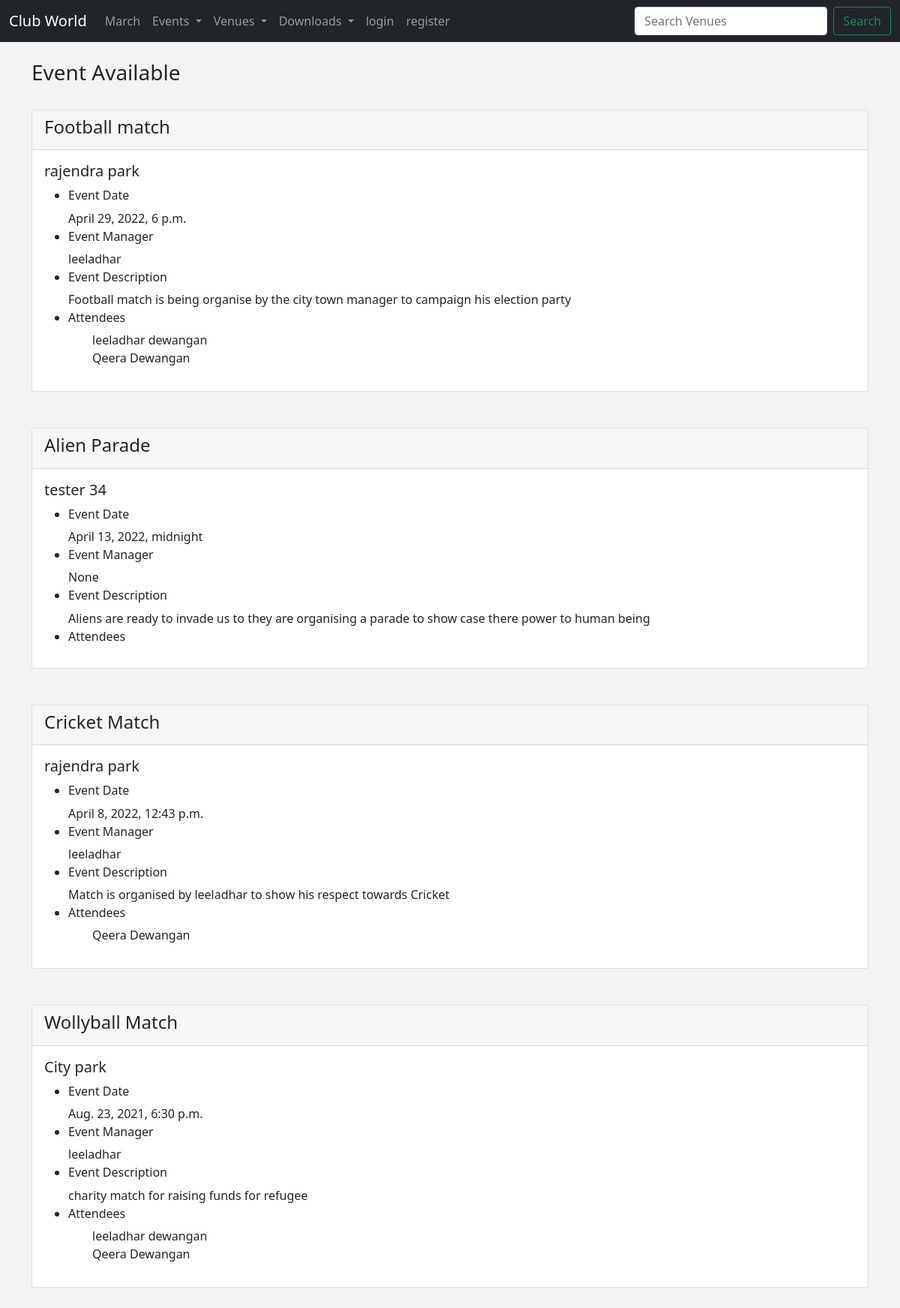
Page /event_list on the earlier database version.
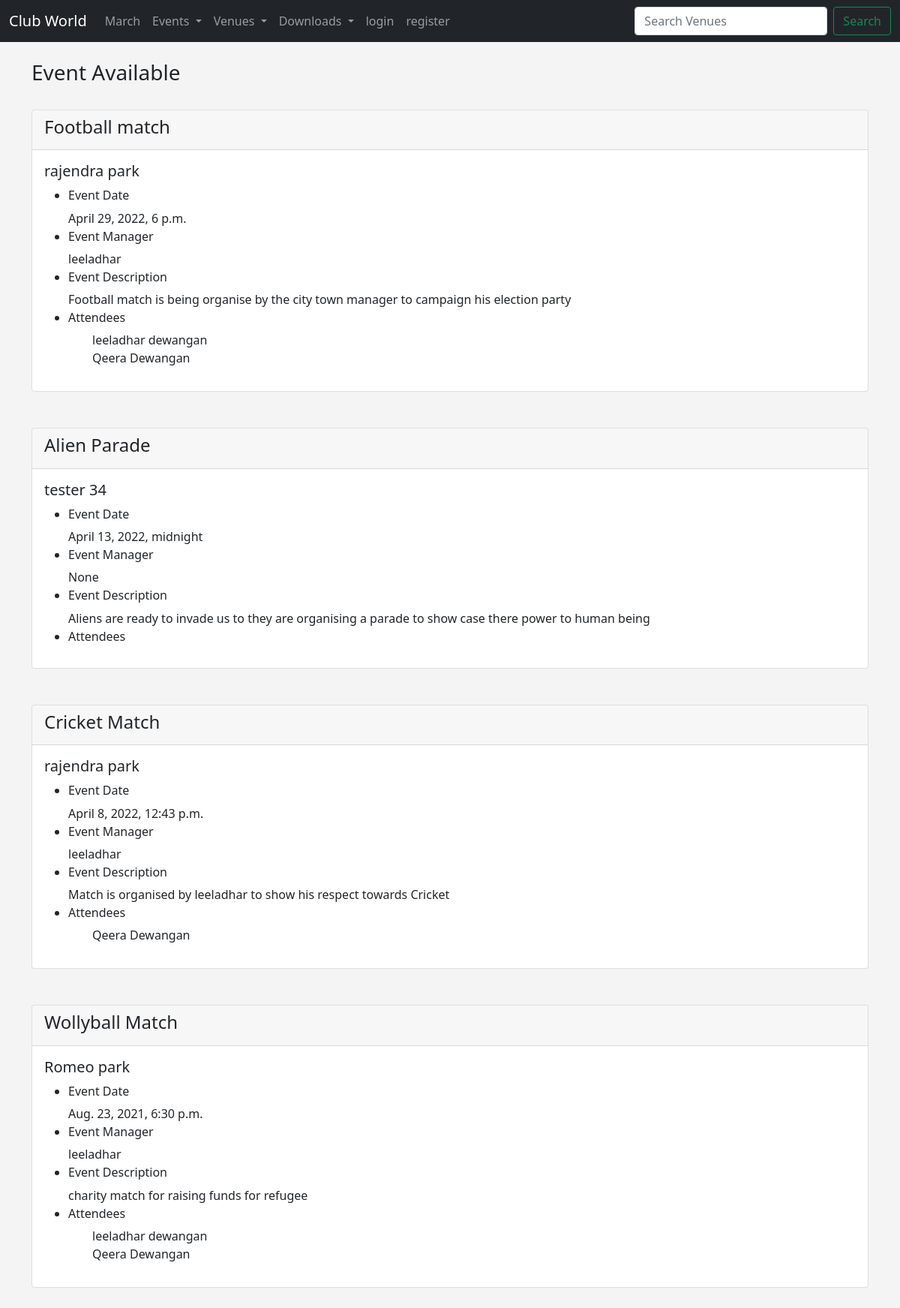
Same page on the later database version.
### events/models.py (models this page shows)
class Event(models.Model):
    name = models.CharField("Event Name", max_length=25)
    event_date = models.DateTimeField("Event Date")
    venue = models.ForeignKey(Venue, blank=True, null= True, on_delete=models.CASCADE)
    manager = models.ForeignKey(User, blank=True, null=True, on_delete=models.SET_NULL)
    description =  models.TextField(blank=True)
    attendees = models.ManyToManyField(MyClubUser, blank=True)
    def __str__(self):
        return self.name

class Venue(models.Model):
    name =  models.CharField("Venue Name", max_length=25)
    address =models.CharField(max_length=100)
    zip_code = models.CharField("Zip Code",max_length=6)
    phone = models.CharField("Contact Phone",max_length=10, blank=True)
    web = models.URLField("Website Address", blank=True)
    email_address = models.EmailField("Email Address", blank=True)
    def __str__(self):
        return self.name

### events/views.py (the view)
# urls.py: path("event_list", views.all_event, name="event-list"),
def all_event(request):
     event = Event.objects.all().order_by("-event_date")
     return render(request, "events/all_event.html", {"event_list":event})

### events/models.py (called while the page is built)
    def __str__(self):
        return self.first_name + ' '+self.last_name

### events/templates/events/all_event.html (shortened to what this page needs)
{% extends 'events/base.html'%}
{% block content %}
        <h3>Event Available </h3>
        <br>
        {% for event in event_list %}
        <div class="card">
            <div class="card-header">
               <h4>{{ event }}</h4>
            </div>
            <div class="card-body">
              <h5 class="card-title">{{event.venue}}</h5>
              <ul>
                  <li><h6>Event Date</h6>{{event.event_date}}</li>
                  <li><h6>Event Manager</h6>{{event.manager}}</li>
                  <li><h6>Event Description</h6>{{event.description}}</li>
                  <li><h6>Attendees </h6>
                      {% for attendees in event.attendees.all %}
                         <ul>{{attendees}}</ul>
                      {% endfor%}
                  </li>
              </ul>
            </div>
          </div>
        <br>
        <br>
        {% endfor %}
{% endblock %}

Differences in the rows shown:
changed through a linked row, Event "Wollyball Match": venue "City park" → "Romeo park"
